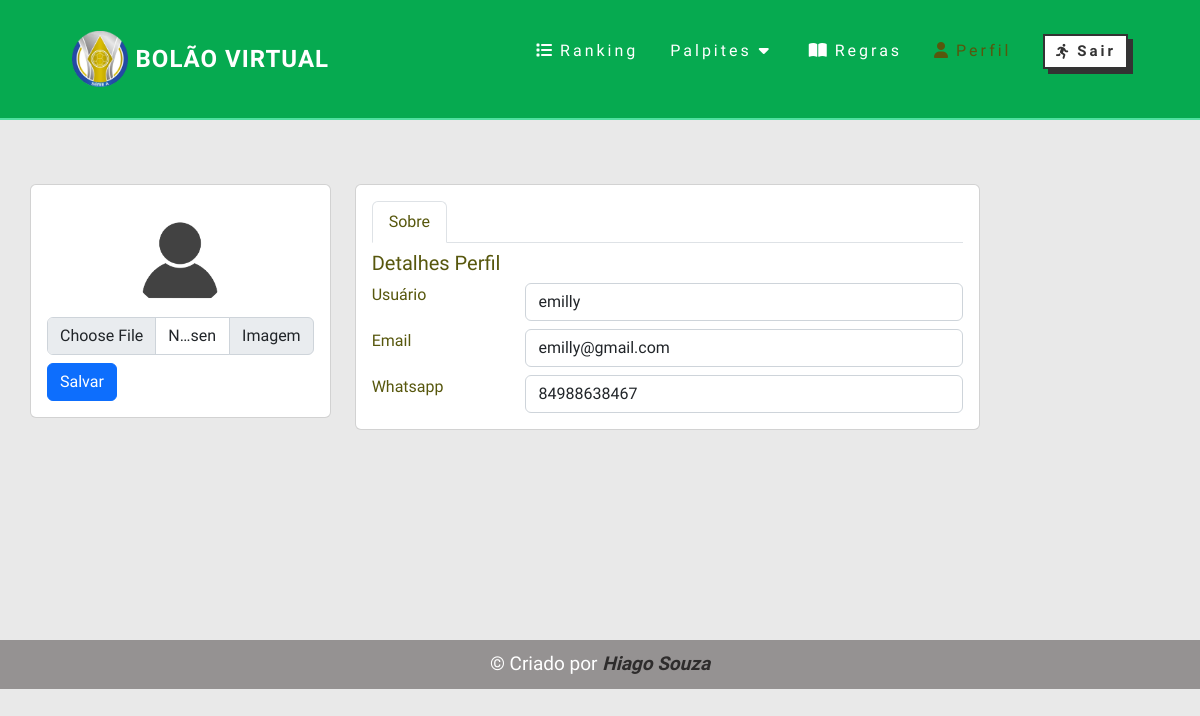
Before: /perfil (signed in) with the older database file.
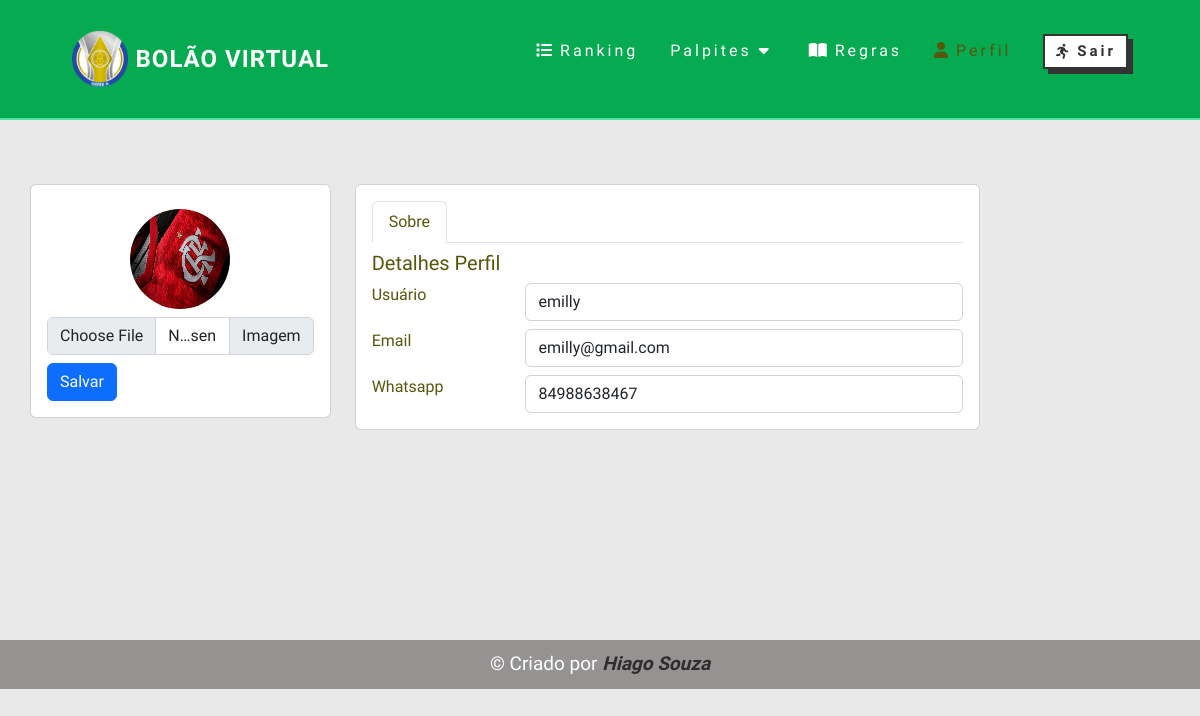
After: the same page with the newer database file.
### bolao/models.py (models this page shows, shortened)
class Usuario(models.Model):
    nome = models.CharField(max_length=200, null=True, blank=True)
    usuario = models.OneToOneField(User, null=True, blank=True, on_delete=models.CASCADE)
    email = models.CharField(max_length=200, null=True, blank=True, unique=True)
    whatsapp = models.CharField(max_length=200, null=True, blank=True, unique=True)
    pagamento = models.BooleanField(default=False)
    imagem = models.ImageField(upload_to='imagens', default='imagens/perfil-null.png')
    avatar = models.ImageField(upload_to='thumb_img', default='imagens/perfil-null.png')

### bolao/views.py (the view, shortened to what this page needs)
# urls.py: path('perfil', perfil, name='perfil'),
def perfil(request):
    user = request.user
    usuarios = Usuario.objects.filter(usuario=user)
    context = {"usuarios":usuarios}
    return render(request, 'perfil.html', context)

### bolao/templates/perfil.html (shortened to what this page needs)
{% extends 'auxiliar/base.html' %} {% load static %} {% block title %} Bolão | Perfil {% endblock%} {% block body %}
<section class="regras" style="z-index: -1;">
    <section class="section profile col-xl-10">
        <div class="row">
            <div class="col-xl-4">
                {% for usuario in usuarios %}
                <div class="card">
                    <form method="POST" action="{% url 'perfil' %}" enctype='multipart/form-data'>
                        <div class="card-body profile-card pt-4 d-flex flex-column align-items-center">
                            <img src="{{ usuario.imagem.url }}" alt="{{ usuario.nome}}" class="rounded-circle"
                                width="100" height="100" id="image-preview" />
                            <div class="input-group mt-2">
                                <input type="file" class="form-control" name="img" id="inputGroupFile02">
                                <label class="input-group-text" for="inputGroupFile02">Imagem</label>
                            </div>
                            <div class="col-12 mt-2">
                                <button class="btn btn-primary" type="submit">
                                    Salvar
                                </button>
                            </div>
                        </div>
                    </form>
                </div>
            </div>
            <div class="col-xl-8">
                <div class="card">
                    <div class="card-body pt-3">
                        <ul class="nav nav-tabs nav-tabs-bordered">
                            <li class="nav-item">
                                <button class="nav-link active" data-bs-toggle="tab" data-bs-target="#profile-overview">
                                    Sobre
                                </button>
                            </li>
                        </ul>
                        <div class="tab-content pt-2">
                            <div class="tab-pane fade show active profile-overview" id="profile-overview">
                                <h5 class="card-title">Detalhes Perfil</h5>
                                <div class="row mt-2">
                                    <div class="col-lg-3 col-md-4 label">Usuário</div>
                                    <div class="col-lg-9 col-md-8">
                                        <div class="form-control" type="text" name="usuario" id="nome"
                                            style="cursor: not-allowed;">{{ usuario.usuario }}</div>
                                    </div>
                                </div>
                                <div class="row mt-2">
                                    <div class="col-lg-3 col-md-4 label">Email</div>
                                    <div class="col-lg-9 col-md-8">
                                        <div class="form-control" type="text" name="email" id="email"
                                            style="cursor: not-allowed;">{{ usuario.email}}</div>
                                    </div>
                                </div>
                                <div class="row mt-2">
                                    <div class="col-lg-3 col-md-4 label">Whatsapp</div>
                                    <div class="col-lg-9 col-md-8">
                                        <div class="form-control" type="text" name="whatsapp" id="whatsapp"
                                            style="cursor: not-allowed;">{{ usuario.whatsapp}}
                                        </div>
                                    </div>
                                </div>
                            </div>
                            {% endfor %}
                        </div>
                    </div>
                </div>
            </div>
        </div>
    </section>
</section>
{% endblock %}

Changed rows visible on the page:
changed Usuario "emilly@gmail.com": imagem: a different picture
